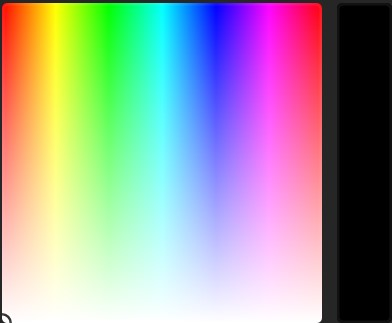
#> input picture L.jpg, 392 x 323 px
$ python GrayConvert.py
#> lines starting #> are read from the running program, lines starting #| are printed output that depends on the picture; after the words box and inside, x2 and y2 are one past the last pixel; in counts of white or black regions, pixels touching at a corner belong together
import cv2
import sys
x=cv2.imread("L.jpg")
#> x is the input picture: shape (323, 392, 3); mean B, G, R 157.1, 157.1, 156.7
gray=cv2.cvtColor(x,cv2.COLOR_BGR2GRAY)
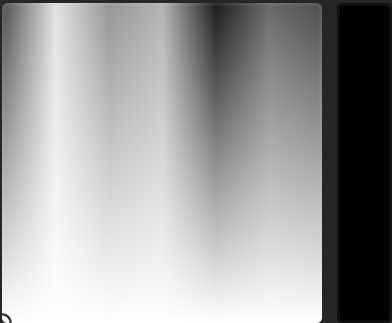
#> gray: shape (323, 392); min 0, max 255, mean 157
cv2.imshow("Original",x)
cv2.imshow("Gray",gray)
(thres,Binary)=cv2.threshold(gray,127,255,cv2.THRESH_BINARY)
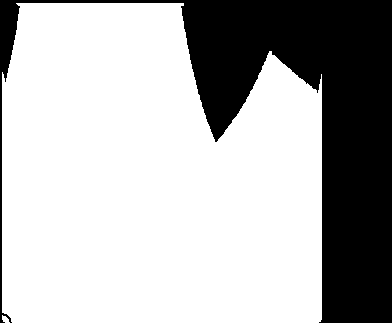
#> Binary: shape (323, 392); 70.8% white; 1 black region, box (x1, y1, x2, y2) and area: (0, 0, 392, 323) 37033
cv2.imshow("Binary image",Binary)
print(sys.getsizeof(x)," bytes or %d MB"%(sys.getsizeof(x)/pow(2,20)))
#| 379992  bytes or 0 MB
cv2.waitKey(0)
cv2.destroyAllWindows()
